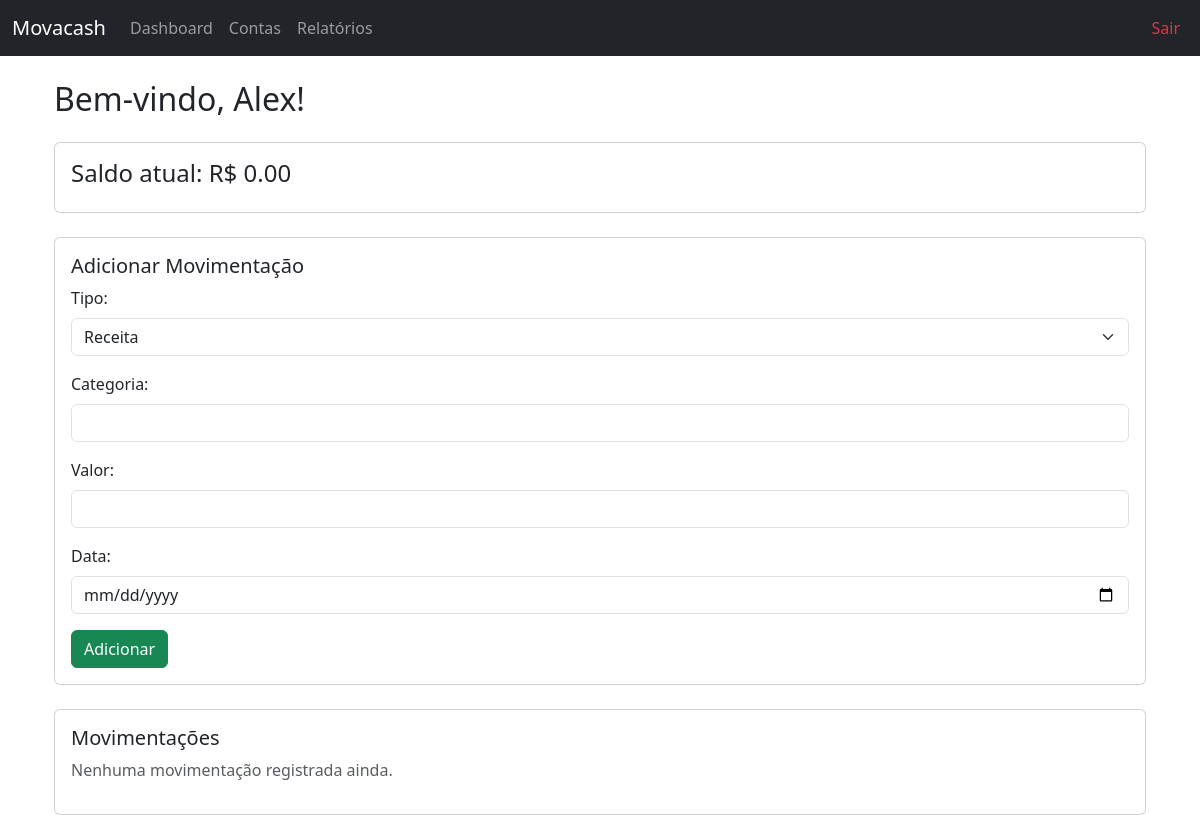
The page /dashboard (signed in) on the database as committed earlier.
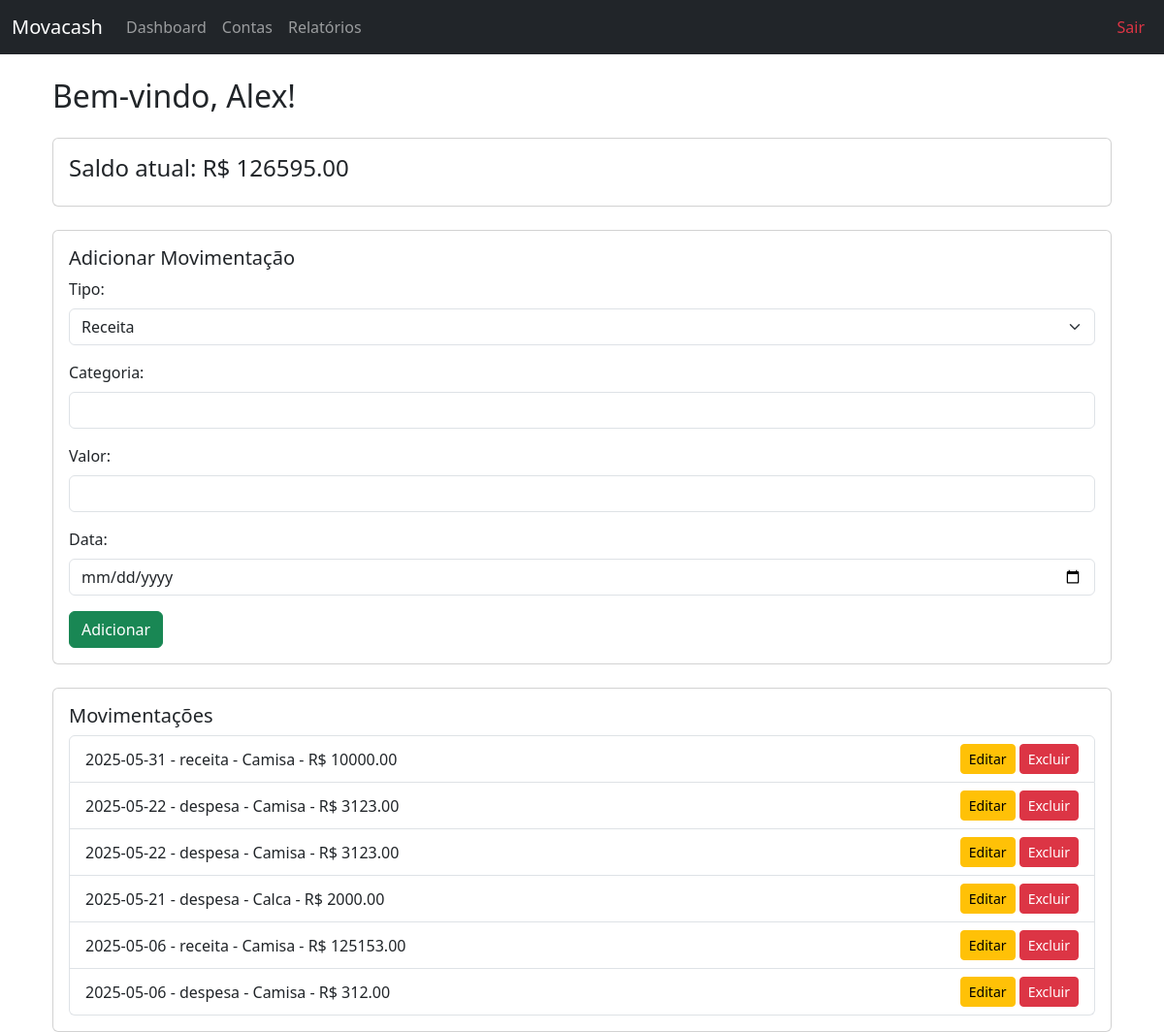
The same page on the database as committed later.
### app/models.py (models this page shows)
class Usuario(db.Model):
    id = db.Column(db.Integer, primary_key=True)
    nome = db.Column(db.String(100), nullable=False)
    email = db.Column(db.String(100), unique=True, nullable=False)
    senha = db.Column(db.String(100), nullable=False)

class Movimentacao(db.Model):
    id = db.Column(db.Integer, primary_key=True)
    tipo = db.Column(db.String(10), nullable=False)  # receita ou despesa
    categoria = db.Column(db.String(50), nullable=False)
    valor = db.Column(db.Float, nullable=False)
    data = db.Column(db.Date, default=date.today)
    usuario_id = db.Column(db.Integer, db.ForeignKey('usuario.id'), nullable=False)

### app/routes.py (the view, shortened to what this page needs)
@bp.route('/dashboard', methods=['GET', 'POST'])
@login_obrigatorio
def dashboard():
    usuario_id = session['usuario_id']
    usuario = Usuario.query.get(usuario_id).nome
    movimentacoes = Movimentacao.query.filter_by(usuario_id=usuario_id).order_by(Movimentacao.data.desc()).all()
    saldo = sum(m.valor if m.tipo == 'receita' else -m.valor for m in movimentacoes)
    mov_list = [(m.tipo, m.categoria, m.valor, m.data, m.id) for m in movimentacoes]
    return render_template('dashboard.html', usuario=usuario, saldo=saldo, movimentacoes=mov_list)

### app/utils.py (called while the page is built)
def login_obrigatorio(f):
    @wraps(f)
    def decorated_function(*args, **kwargs):
        if 'usuario_id' not in session:
            return redirect(url_for('login'))
        return f(*args, **kwargs)
    return decorated_function

### app/templates/dashboard.html (shortened to what this page needs)
{% extends "base.html" %}
{% block content %}
<div class="container mt-4">
    <h2 class="mb-4">Bem-vindo, {{ usuario }}!</h2>
    <div class="card mb-4">
        <div class="card-body">
            <h4 class="card-title">Saldo atual: R$ {{ "%.2f"|format(saldo) }}</h4>
        </div>
    </div>
    <div class="card mb-4">
        <div class="card-body">
            <h5 class="card-title">Adicionar Movimentação</h5>
            <form method="POST">
                <div class="mb-3">
                    <label class="form-label">Tipo:</label>
                    <select name="tipo" class="form-select" required>
                        <option value="receita">Receita</option>
                    </select>
                </div>
                <div class="mb-3">
                    <label class="form-label">Categoria:</label>
                    <input type="text" name="categoria" class="form-control" required>
                </div>
                <div class="mb-3">
                    <label class="form-label">Valor:</label>
                    <input type="number" name="valor" step="0.01" class="form-control" required>
                </div>
                <div class="mb-3">
                    <label class="form-label">Data:</label>
                    <input type="date" name="data" class="form-control">
                </div>
                <button type="submit" class="btn btn-success">Adicionar</button>
            </form>
        </div>
    </div>
    <div class="card">
        <div class="card-body">
            <h5 class="card-title">Movimentações</h5>
            {% if movimentacoes %}
                <ul class="list-group">
                    {% for tipo, categoria, valor, data, id in movimentacoes %}
                        <li class="list-group-item d-flex justify-content-between align-items-center">
                            {{ data }} - {{ tipo }} - {{ categoria }} - R$ {{ "%.2f"|format(valor) }}
                            <span>
                                <a href="{{ url_for('main.editar_movimentacao', id=id) }}" class="btn btn-sm btn-warning">Editar</a>
                                <a href="{{ url_for('main.excluir_movimentacao', id=id) }}"
                                   class="btn btn-sm btn-danger"
                                   onclick="return confirm('Tem certeza que deseja excluir esta movimentação?');">
                                   Excluir
                                </a>
                            </span>
                        </li>
                    {% endfor %}
                </ul>
            {% else %}
                <p class="text-muted">Nenhuma movimentação registrada ainda.</p>
            {% endif %}
        </div>
    </div>
</div>
{% endblock %}

### app/templates/base.html (shortened to what this page needs)
<!DOCTYPE html>
<html lang="pt-br">
<head>
    <link href="https://cdn.jsdelivr.net/npm/bootstrap@5.3.0/dist/css/bootstrap.min.css" rel="stylesheet">
</head>
<body>
    <nav class="navbar navbar-expand-lg navbar-dark bg-dark fixed-top">
        <div class="container-fluid">
            <a class="navbar-brand" href="{{ url_for('main.dashboard') }}">Movacash</a>
            <div class="collapse navbar-collapse" id="navbarNav">
                <ul class="navbar-nav me-auto">
                    <li class="nav-item">
                        <a class="nav-link" href="{{ url_for('main.dashboard') }}">Dashboard</a>
                    </li>
                    <li class="nav-item">
                        <a class="nav-link" href="{{ url_for('main.contas') }}">Contas</a>
                    </li>
                    <li class="nav-item">
                        <a class="nav-link" href="{{ url_for('main.relatorios') }}">Relatórios</a>
                    </li>
                </ul>
                <ul class="navbar-nav ms-auto">
                    <li class="nav-item">
                        <a class="nav-link text-danger" href="{{ url_for('main.logout') }}">Sair</a>
                    </li>
                </ul>
            </div>
        </div>
    </nav>
    <div class="container" style="margin-top: 80px;">
        {% block content %}{% endblock %}
    </div>
</body>
</html>

Rows that differ between the two databases and show on the page:
added Movimentacao: data "2025-05-31", tipo "receita", categoria "Camisa", valor "10000.00"
added Movimentacao: data "2025-05-22", tipo "despesa", categoria "Camisa", valor "3123.00"
added Movimentacao: data "2025-05-22", tipo "despesa", categoria "Camisa", valor "3123.00"
added Movimentacao: data "2025-05-21", tipo "despesa", categoria "Calca", valor "2000.00"
added Movimentacao: data "2025-05-06", tipo "receita", categoria "Camisa", valor "125153.00"
added Movimentacao: data "2025-05-06", tipo "despesa", categoria "Camisa", valor "312.00"
Other text that changed with them:
{{ "%.2f"|format(saldo) }}: "0.00" → "126595.00"
text no longer shown: "Nenhuma movimentação registrada ainda."
